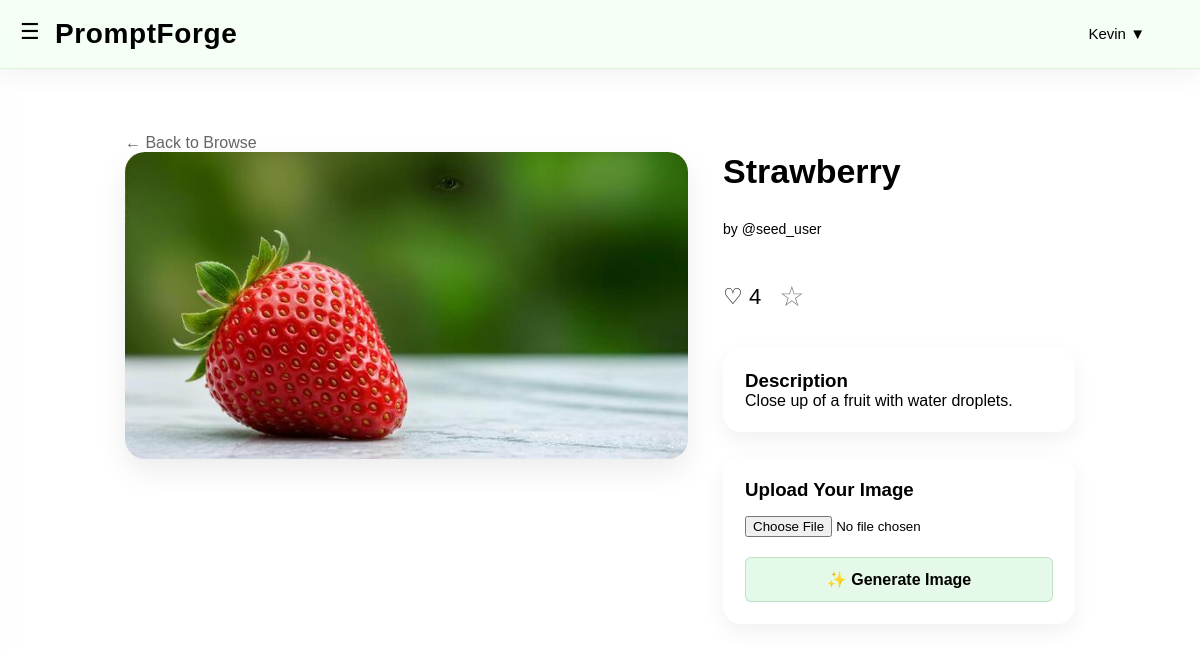
Page /prompt/3 (signed in) on the committed database.
### models.py (models this page shows)
class User(db.Model, UserMixin):
    id = db.Column(db.Integer, primary_key=True)
    username = db.Column(db.String(50), unique=True, nullable=False)
    email = db.Column(db.String(100), unique=True, nullable=False)
    password_hash = db.Column(db.String(200), nullable=False)
    subscription_type = db.Column(db.String(20), default="Free")
    generations_today = db.Column(db.Integer, default=0)
    balance = db.Column(db.Float, default=0.0)
    created_at = db.Column(db.DateTime, default=datetime.utcnow)
    prompts = db.relationship("Prompt", back_populates="user")

class Prompt(db.Model):
    id = db.Column(db.Integer, primary_key=True)
    title = db.Column(db.String(100), nullable=False)
    description = db.Column(db.Text)
    prompt_text = db.Column(db.Text)
    creator = db.Column(db.Integer, db.ForeignKey("user.id"), nullable=False)
    user = db.relationship("User", back_populates="prompts")
    image_url = db.Column(db.String(300))
    uploaded_image = db.Column(db.String(255))
    likes = db.Column(db.Integer, default=0)
    created_at = db.Column(db.DateTime, default=datetime.utcnow)

### routes.py (the view)
@main.route("/prompt/<int:prompt_id>", methods=["GET", "POST"])
def prompt_detail(prompt_id):
    prompt = Prompt.query.get_or_404(prompt_id)
    saved_prompts = set()
    liked_prompts = set()
    if current_user.is_authenticated:
        saved_prompts = {
            save.prompt_id
            for save in SavedPrompt.query.filter_by(
                user_id=current_user.id
            ).all()
        }
        liked_prompts = {
            like.prompt_id
            for like in Like.query.filter_by(
                user_id=current_user.id
            ).all()
        }
    if request.method == "POST":
        pass
    return render_template(
        "prompt_detail.html",
        prompt=prompt,
        saved_prompts=saved_prompts,
        liked_prompts=liked_prompts
    )

### app.py (called while the page is built)
def create_app():
    app = Flask(__name__)
    app.config["SECRET_KEY"] = os.environ.get("SECRET_KEY", "a-very-secure-local-key")
    os.makedirs(app.instance_path, exist_ok=True)
    db_path = os.path.join(app.instance_path, "project.db")
    app.config["SQLALCHEMY_DATABASE_URI"] = f"sqlite:///{db_path}"
    app.config["SQLALCHEMY_TRACK_MODIFICATIONS"] = False
    db.init_app(app)
    login_manager.init_app(app)
    login_manager.login_view = "main.login"
    @login_manager.user_loader
    def load_user(user_id):
        return User.query.get(int(user_id))
    from routes import main as main_bp
    app.register_blueprint(main_bp)
    with app.app_context():
        db.create_all()
    return app

### templates/prompt_detail.html (shortened to what this page needs)
{% extends "base.html" %}
{% block content %}
<div class="prompt-page">
    <a href="{{ url_for('main.home') }}" class="back-link">
        ← Back to Browse
    </a>
    <div class="detail-layout">
        <div class="left-column">
            <div class="image-card">
                <img
                    class="prompt-preview"
                    src="{{ url_for('static', filename=prompt.image_url) }}"
                    alt="{{ prompt.title }}">
            </div>
        </div>
        <div class="right-column">
            <h1>{{ prompt.title }}</h1>
            <p class="creator">
                by @{{ prompt.user.username }}
            </p>
            <div class="prompt-actions">
                <button class="like-btn"
                        data-prompt-id="{{ prompt.id }}">
                    <span class="heart">
                        {% if current_user.is_authenticated and prompt.id in liked_prompts %}
                            ❤
                        {% else %}
                            ♡
                        {% endif %}
                    </span>
                    <span class="like-count">
                        {{ prompt.likes }}
                    </span>
                </button>
                <button class="save-btn
                    "
                    data-prompt-id="{{ prompt.id }}">
                    {% if current_user.is_authenticated and prompt.id in saved_prompts %}
                        ★
                    {% else %}
                        ☆
                    {% endif %}
                </button>
            </div>
            <div class="description-card">
                <h3>Description</h3>
                <p>{{ prompt.description }}</p>
            </div>
            <div class="upload-card">
                <h3>Upload Your Image</h3>
                <form method="POST"
                      enctype="multipart/form-data">
                    <input
                        type="file"
                        name="image">
                    <button class="btn-submit"
                            type="submit">
                        ✨ Generate Image
                    </button>
                </form>
            </div>
        </div>
    </div>
</div>
{% endblock %}

### templates/base.html (shortened to what this page needs)
<!DOCTYPE html>
<html lang="en">
<head>
    <link rel="stylesheet" href="{{ url_for('static', filename='style.css') }}">
</head>
<body>
    <header class="navbar">
        <button class="menu-btn" onclick="toggleSidebar()">☰</button>
        <h1 class="logo">
            <a href="/" style="text-decoration:none; color:inherit;">
                PromptForge
            </a>
        </h1>
        <div class="nav-right">
            {% if current_user.is_authenticated %}
                <div class="dropdown">
                    <button class="dropdown-btn" onclick="toggleDropdown()">
                        {{ current_user.username }} ▼
                    </button>
                </div>
            {% else %}
                <a href="/login">Login</a>
                <a href="/signup">Sign Up</a>
            {% endif %}
        </div>
    </header>
    <div class="page-content">
        {% block content %}{% endblock %}
    </div>
</body>
</html>

### static/style.css (style rules this page uses)
* { margin: 0; padding: 0; box-sizing: border-box; }
body { font-family: Arial, sans-serif; background: #ffffff; color: #000000; }
.navbar { position: sticky; top: 0; z-index: 1000; display: flex; justify-content: space-between; align-items: center; padding: 18px 55px; background: #f5fff6; border-bottom: 1px solid rgba(170,220,180,.35); box-shadow: 0 8px 25px rgba(0,0,0,.05); backdrop-filter: blur(8px); }
.logo { font-size:28px; font-weight:700; letter-spacing:.6px; }
.nav-right { display: flex; align-items: center; gap: 20px; }
.creator { font-size: 14px; color: #000000; margin-bottom: 10px; }
.menu-btn { position: absolute; left: 20px; top: 47%; transform: translateY(-50%); font-size: 22px; background: none; border: none; cursor: pointer; z-index: 1100; }
.btn-submit { width: 100%; padding: 12px; background: #e5f9e8; color: #000000; border: 1px solid rgba(180, 220, 190, 0.8); border-radius: 6px; font-size: 16px; font-weight: bold; cursor: pointer; transition: background 0.2s, transform 0.1s; }
.dropdown { position: relative; display: inline-block; }
.dropdown-btn { background: transparent; border: none; outline: none; padding: 0; font-size: 15px; font-weight: 500; color: #000000; cursor: pointer; transition: background 0.2s; }
.save-btn { background: none; border: none; cursor: pointer; font-size: 28px; color: #888; transition: transform 0.15s ease, color 0.15s ease; }
.like-btn { background: none; border: none; cursor: pointer; font-size: 22px; transition: transform 0.15s ease; }
.prompt-page { max-width: 1000px; margin: 40px auto; padding: 25px; }
.prompt-preview { width: 100%; display: block; max-height: 720px; object-fit: contain; }
.image-card { background: white; border-radius: 20px; overflow: hidden; box-shadow: 0 12px 30px rgba(0, 0, 0, .08); }
.description-card, .upload-card, .result-card { background: white; border-radius: 18px; padding: 22px; box-shadow: 0 8px 22px rgba(0, 0, 0, .06); }
.upload-card input[type="file"] { width: 100%; margin: 15px 0 20px; }
.upload-card .btn-submit { width: 100%; }
.back-link { text-decoration: none; color: #666; }
.page-content { max-width: 1500px; margin: auto; }
.detail-layout { display: grid; grid-template-columns: 1.6fr 1fr; gap: 35px; align-items: start; }
.left-column, .right-column { display: flex; flex-direction: column; gap: 25px; }
.right-column h1 { font-size: 34px; margin-bottom: 5px; }
.prompt-actions { display: flex; align-items: center; gap: 18px; margin: 8px 0 10px; }

### rows in the picture
User: username "Kevin"
Prompt: image_url+title (picture), title "Strawberry", likes "4", description "Close up of a fruit with water droplets."
User: user.username "seed_user"
